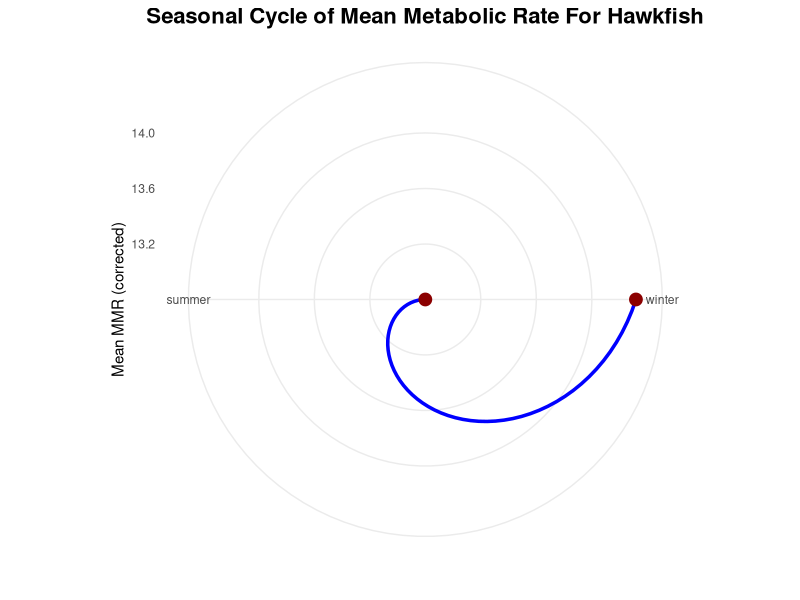
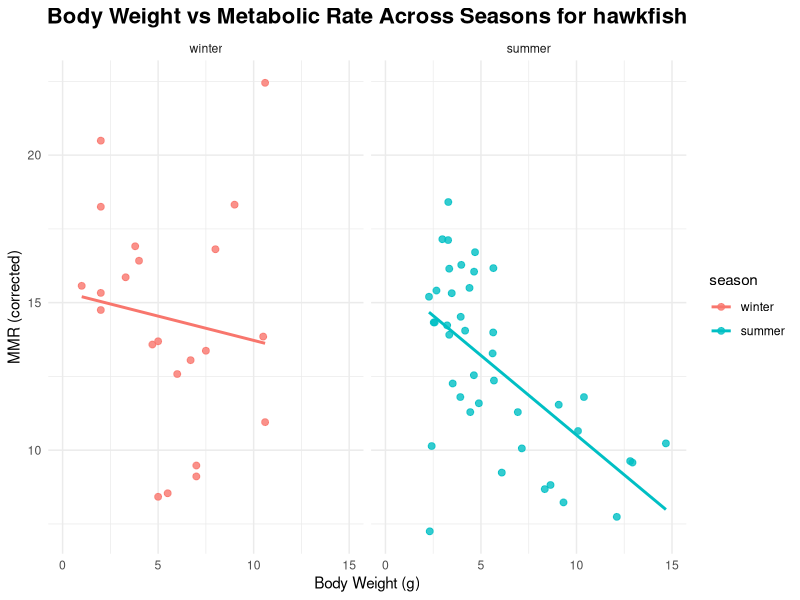
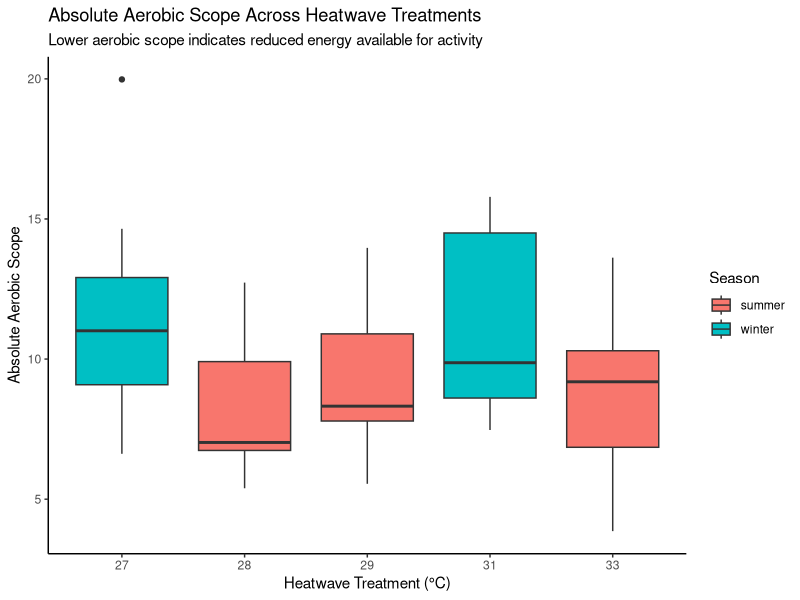
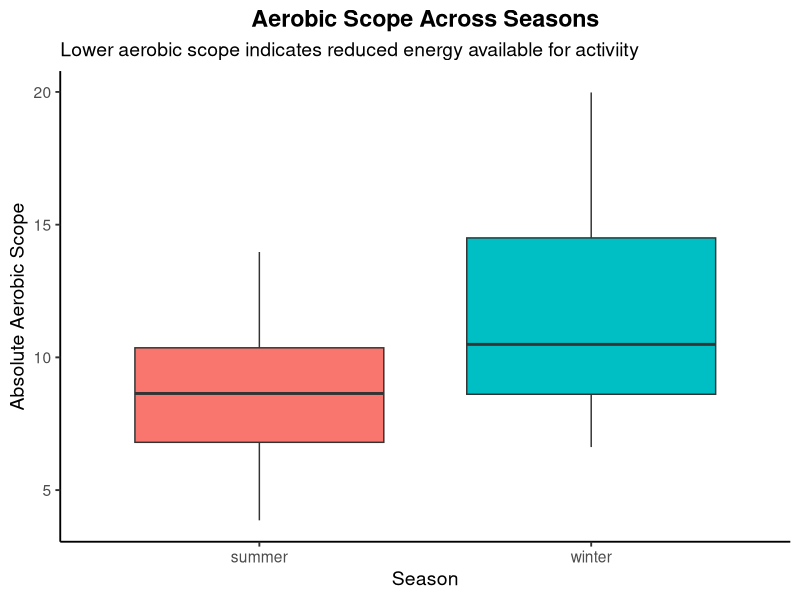
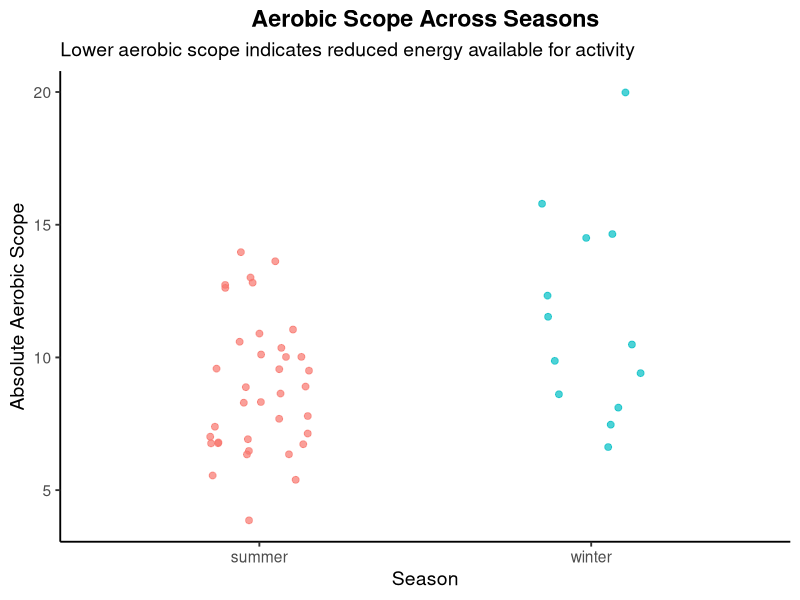
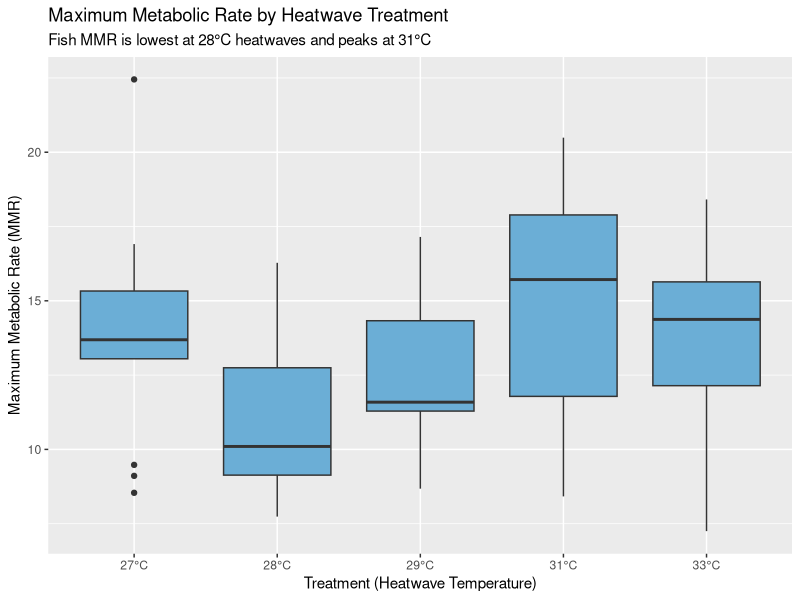
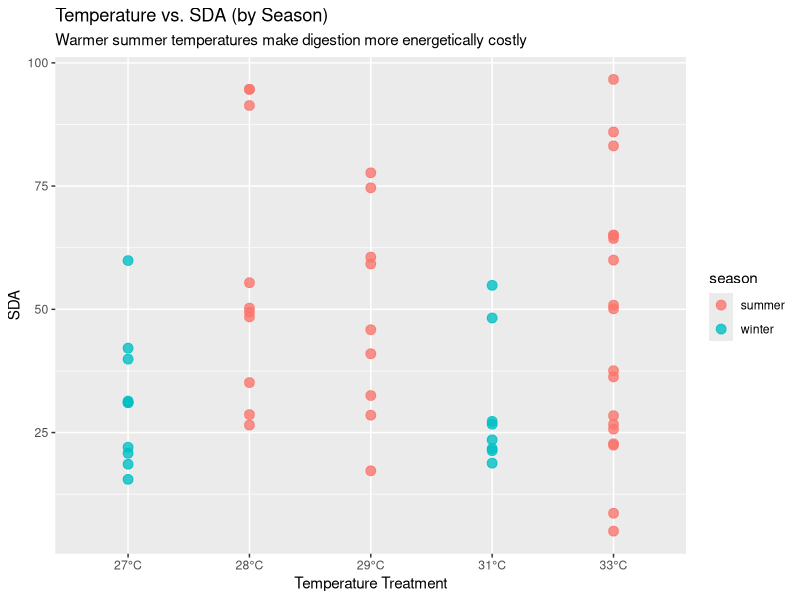

These charts were generated, in order, by the following R code:
## ---- chunk 1
library(tidyverse)
library(broom)
library(viridisLite)
library(ggplot2)
## ---- chunk 2
heatwaves_coral_fish <- read_csv("../data/VanWert_etal_2023_hawkfish.csv")
glimpse(heatwaves_coral_fish)
## ---- chunk 3
heatwaves_coral_fish_clean <- heatwaves_coral_fish |>
  rename(wet_mass = bw_g,
         total_length = tl_cm,
         standard_length = sl_cm,
         max_metabolic_rate = mmr_corrected,
         standard_metabolic_rate = smr_low10_all,
         absolute_aerobic_scope = aas_corrected,
         factorial_aerobic_scope = fas,
         SDA_coeff = sda_coeff,
         temp_of_arrhythmia = tarr,
         peak_max_heart_rate = fhmax_peak,
         temp_at_max_heart_rate = tpeak)
## ---- chunk 4

heatwave_vs_mmr <- heatwaves_coral_fish_clean |>
  filter(treatment_new != "wild") |>
  ggplot(aes(x = treatment_new, y = max_metabolic_rate)) +
  geom_boxplot(fill = "#6BAED6") +
  scale_x_discrete(labels = function(x) paste0(x, "°C")) +
  labs(
    title = "Maximum Metabolic Rate by Heatwave Treatment",
    subtitle = "Fish MMR is lowest at 28°C heatwaves and peaks at 31°C",
    x = "Treatment (Heatwave Temperature)",
    y = "Maximum Metabolic Rate (MMR)"
  )

# Save the plot
ggsave("fig_heatwave_boxplot.png", heatwave_vs_mmr, width = 7, height = 5)

## ---- chunk 5

temp_energy_season <- heatwaves_coral_fish_clean |>
  filter(treatment_new != "wild") |>
  ggplot(aes(x = treatment_new, y = SDA_integrated, color = season)) +
  geom_point(alpha = 0.8, size = 3) +
  scale_x_discrete(labels = function(x) ifelse(x == "wild", "wild", paste0(x, "°C"))) +
  labs(
    title = "Temperature vs. SDA (by Season)",
    subtitle = "Warmer summer temperatures make digestion more energetically costly",
    x = "Temperature Treatment",
    y = "SDA"
  )

# Save the plot
ggsave("fig_temp_energy_season_scatterplot.png", temp_energy_season, width = 7, height = 5)
## ---- chunk 6

df <- read.csv("../data/VanWert_etal_2023_hawkfish.csv")
df$season <- factor(df$season, 
                    levels = c("winter", "spring", "summer", "fall"))


season_means <- df |>
  group_by(season) |>
  summarise(mean_mmr = mean(mmr_corrected, na.rm = TRUE))


ggplot(season_means, aes(x = season, y = mean_mmr, group = 1)) +
  geom_line(size = 1.2, color = "blue") +
  geom_point(size = 4, color = "darkred") +
  coord_polar() +
  theme_minimal() +
  labs(
    title = "Seasonal Cycle of Mean Metabolic Rate For Hawkfish",
    x = "",
    y = "Mean MMR (corrected)"
  ) +
  theme(
    plot.title = element_text(size = 16, face = "bold", hjust = 0.5)
   
  )


## ---- chunk 7

df <- read.csv("../data/VanWert_etal_2023_hawkfish.csv")

df$season <- factor(df$season, 
                    levels = c("winter", "spring", "summer", "fall"))

ggplot(df, aes(x = bw_g, y = mmr_corrected, color = season)) +
  geom_point(alpha = 0.8, size = 2) +
  geom_smooth(method = "lm", se = FALSE) +
  facet_wrap(~ season, nrow = 1) +
  xlim(0,15)+
  theme_minimal() +
  labs(
    title = "Body Weight vs Metabolic Rate Across Seasons for hawkfish",
    x = "Body Weight (g)",
    y = "MMR (corrected)"
  ) +
  theme(
    plot.title = element_text(size = 16, face = "bold", hjust = 0.5)

  )

## ---- chunk 8

aerobic_scope_treatment <- heatwaves_coral_fish_clean |>
  filter(treatment_new != "wild") |>
  mutate(treatment_new = factor(treatment_new,
                                levels = c("27", "28", "29", "31", "33"))) |>
  ggplot(aes(x = treatment_new,
             y = absolute_aerobic_scope,
             fill = season)) +
  geom_boxplot(position = position_dodge(width = 0.8)) +
  labs(
    title = "Absolute Aerobic Scope Across Heatwave Treatments",
    subtitle = "Lower aerobic scope indicates reduced energy available for activity",
    x = "Heatwave Treatment (°C)",
    y = "Absolute Aerobic Scope",
    fill = "Season"
  ) +
  theme_classic()

aerobic_scope_treatment

## ---- chunk 9
heatwaves_coral_fish_clean |>
  ggplot(aes(x = season, y = absolute_aerobic_scope, fill = season)) +
  geom_boxplot() +
  labs(
    title = "Aerobic Scope Across Seasons",
    subtitle = "Lower aerobic scope indicates reduced energy available for activiity",
    x = "Season",
    y = "Absolute Aerobic Scope"
  ) +
  theme_classic(base_size = 14) +
  theme(
    legend.position = "none",
    plot.title = element_text(face = "bold", hjust = 0.5)
  )

heatwaves_coral_fish_clean |>
  ggplot(aes(x = season, y = absolute_aerobic_scope, color = season)) +
  geom_jitter(width = 0.15, size = 2, alpha = 0.7) +
  labs(
    title = "Aerobic Scope Across Seasons",
    subtitle = "Lower aerobic scope indicates reduced energy available for activity",
    x = "Season",
    y = "Absolute Aerobic Scope"
  ) +
  theme_classic(base_size = 14) +
  theme(
    legend.position = "none",
    plot.title = element_text(face = "bold", hjust = 0.5)
  )
## ---- chunk 10

## ---- chunk 11


